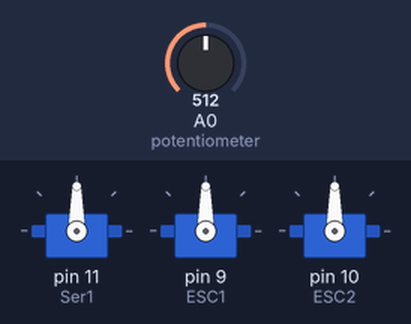
Recording of a sketch running on a simulated Arduino Uno, built with avr-gcc and run on an emulated ATmega328P. On the bench: 3 × servo. The inputs (shaded band) are chosen by the test bench; at power-on: A0 (potentiometer) = 512.

Above: at 0.05 s.
At 14.85 s:
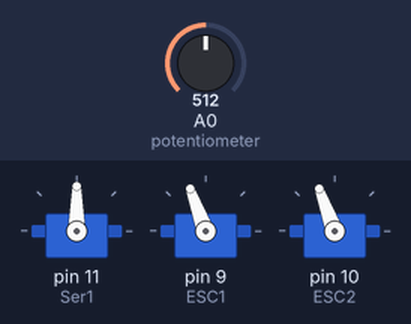
Timing chart, 0 to 71.5 s (numbered marks = the images above):
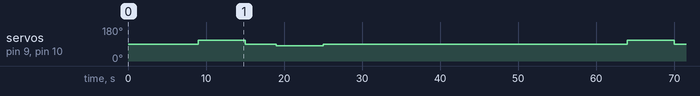

Measured:
- by itself, servo on pin 9 (ESC1), servo on pin 10 (ESC2): repeats every 55.0 s: 90° 4.0 s, 80° 6.0 s, 90° 39.0 s, 110° 6.0 s

The sketch:

esccontrol.ino
```cpp
/*
        Arduino Brushless Motor Control
     by Dejan, https://howtomechatronics.com
*/

#include <Servo.h>
Servo Ser1;
Servo ESC1;     // create servo object to control the ESC
Servo ESC2;
int potValue;  // value from the analog pin

void setup() {
  // Attach the ESC on pin 9
  Serial.begin(9600);  // opens serial port, sets data rate to 9600 bps
  Ser1.attach(11,1000,2000);
  ESC1.attach(9,1000,2000);
  ESC2.attach(10,1000,2000);// (pin, min pulse width, max pulse width in microseconds)
}

void loop() {
  potValue = analogRead(A0);   // reads the value of the potentiometer (value between 0 and 1023)
  potValue = 90;   // scale it to use it with the servo library (value between 0 and 180)
  delay(5000);
  ESC1.write(potValue);
  ESC2.write(potValue);
  delay(4000);   // Send the signal to the ESC
   ESC1.write(110);

   ESC2.write(110);
   delay(6000);
   ESC1.write(potValue);
  ESC2.write(potValue);
  delay(4000);
   ESC1.write(80);
   ESC2.write(80);
   delay(6000);
   ESC1.write(potValue);
  ESC2.write(potValue);
  delay(30000);


  // Wait for a bit to avoid spamming the Serial Monitor
}
```
